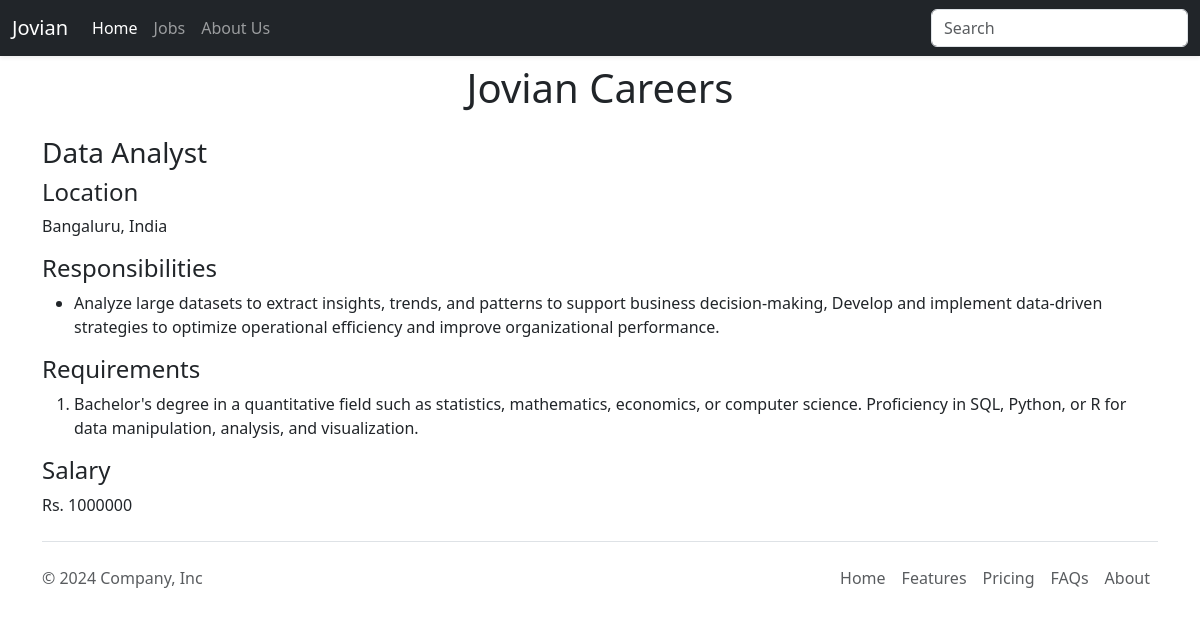
/job/1, run on the app's committed database.
### tables this page shows
CREATE TABLE jobs (
    id INTEGER PRIMARY KEY AUTOINCREMENT,
    title VARCHAR(255) NOT NULL,
    location VARCHAR(255) NOT NULL,
    salary INT,
    currency VARCHAR(10),
    responsibilities VARCHAR(2000),
    requirements VARCHAR(2000)
);

### app.py (the view)
@app.route("/job/<id>")
def show_job(id):
  job = load_job_from_db(id)
  if not job:
    return "Not Found", 404
  return render_template('jobpage.html', job=job)

### database.py (called while the page is built)
def load_job_from_db(id):
  with engine.connect() as conn:
    result = conn.execute(text("select * from jobs where id = :val"),
                          {"val": id})
    rows = result.all()
    if len(rows) == 0:
      return None
    return rows

### templates/jobpage.html (shortened to what this page needs)
<!DOCTYPE html>
<html lang="en">
<head>
  {% include 'bootstrap.html' %}
</head>
<body>
  {% include 'nav.html' %}
   <div class="container">
   <h1 class="text-center mt-2 mb-4">Jovian Careers</h1>
    <h3>{{ job[0].title }}</h3>
    <h4>Location</h4>
    <p>{{ job[0].location }}</p>
    <h4>Responsibilities</h4>
    <ul>
     {% for line in job[0].responsibilities.split("\n") %}
     <li>  {{ line }} </li>
     {% endfor %}
    </ul>
    <h4>Requirements</h4>
    <ol>
      {% for line in job[0].requirements.split("\n") %}
      <li>  {{ line }} </li>
      {% endfor %}
    </ol>
    <h4>Salary</h4>
    <p>{{ job[0].currency }} {{ job[0].salary }}</p>
   </div>
  {% include 'footer.html' %}
</body>
</html>

### templates/bootstrap.html (shortened to what this page needs)
 <link href="https://cdn.jsdelivr.net/npm/bootstrap@5.3.3/dist/css/bootstrap.min.css" rel="stylesheet">

### templates/nav.html (shortened to what this page needs)
<nav class="navbar navbar-expand-lg navbar-dark bg-dark fixed-top shadow-sm" aria-label="Fifth navbar example">
  <div class="container-fluid">
    <a class="navbar-brand" href="/">Jovian</a>
    <div class="collapse navbar-collapse" id="navbarsExample05">
      <ul class="navbar-nav me-auto mb-2 mb-lg-0">
        <li class="nav-item">
          <a class="nav-link active" aria-current="page" href="#">Home</a>
        </li>
        <li class="nav-item">
          <a class="nav-link" href="#work">Jobs</a>
        </li>
        <li class="nav-item">
          <a class="nav-link" href="#about">About Us</a>
        </li>
      </ul>
      <form role="search">
        <input class="form-control" type="search" placeholder="Search" aria-label="Search">
      </form>
    </div>
  </div>
</nav>
<div style="height:56px;"></div>

### templates/footer.html
<div class="container">
  <footer class="d-flex flex-wrap justify-content-between align-items-center py-3 my-4 border-top">
    <p class="col-md-4 mb-0 text-body-secondary">&copy; 2024 Company, Inc</p>
    <a href="/" class="col-md-4 d-flex align-items-center justify-content-center mb-3 mb-md-0 me-md-auto link-body-emphasis text-decoration-none">
      <svg class="bi me-2" width="40" height="32"><use xlink:href="#bootstrap"/></svg>
    </a>
    <ul class="nav col-md-4 justify-content-end">
      <li class="nav-item"><a href="#" class="nav-link px-2 text-body-secondary">Home</a></li>
      <li class="nav-item"><a href="#" class="nav-link px-2 text-body-secondary">Features</a></li>
      <li class="nav-item"><a href="#" class="nav-link px-2 text-body-secondary">Pricing</a></li>
      <li class="nav-item"><a href="#" class="nav-link px-2 text-body-secondary">FAQs</a></li>
      <li class="nav-item"><a href="#" class="nav-link px-2 text-body-secondary">About</a></li>
    </ul>
  </footer>
</div>

### data on the page
jobs: title "Data Analyst", location "Bangaluru, India", responsibilities "Analyze large datasets to extract insights, trends, and patterns to support business decision-making, Develop and implement data-driven strategies to optimize operational efficiency and improve organizational performance.", requirements "Bachelor's degree in a quantitative field such as statistics, mathematics, economics, or computer science. Proficiency in SQL, Python, or R for data manipulation, analysis, and visualization.", currency "Rs.", salary "1000000"
